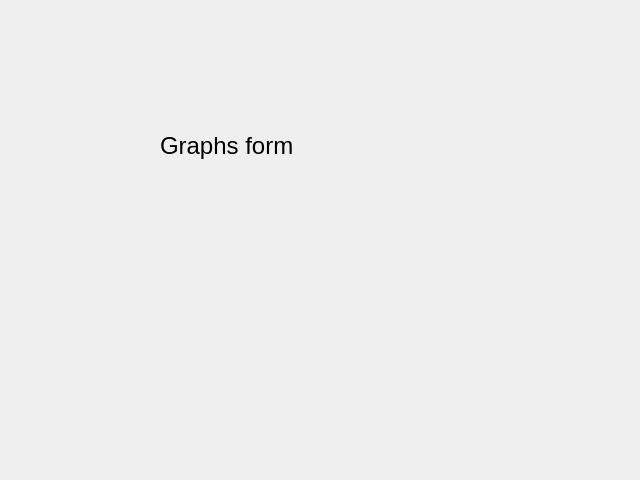
<?xml version="1.0" encoding="UTF-8"?>
<ui version="4.0">
 <class>FormGraphs</class>
 <widget class="QWidget" name="FormGraphs">
  <property name="geometry">
   <rect>
    <x>0</x>
    <y>0</y>
    <width>640</width>
    <height>480</height>
   </rect>
  </property>
  <property name="windowTitle">
   <string>Form</string>
  </property>
  <widget class="QLabel" name="label">
   <property name="geometry">
    <rect>
     <x>160</x>
     <y>130</y>
     <width>251</width>
     <height>31</height>
    </rect>
   </property>
   <property name="font">
    <font>
     <pointsize>18</pointsize>
    </font>
   </property>
   <property name="text">
    <string>Graphs form</string>
   </property>
  </widget>
 </widget>
 <resources/>
 <connections/>
</ui>
